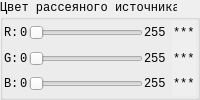
               <widget class="QGroupBox" name="groupBox_IlluminantAbsentedColor">
                <property name="font">
                 <font>
                  <family>Consolas</family>
                 </font>
                </property>
                <property name="title">
                 <string>Цвет рассеяного источника</string>
                </property>
                <layout class="QHBoxLayout" name="horizontalLayout_27">
                 <property name="leftMargin">
                  <number>1</number>
                 </property>
                 <property name="topMargin">
                  <number>1</number>
                 </property>
                 <property name="rightMargin">
                  <number>1</number>
                 </property>
                 <property name="bottomMargin">
                  <number>1</number>
                 </property>
                 <item>
                  <layout class="QVBoxLayout" name="verticalLayout_20">
                   <property name="spacing">
                    <number>1</number>
                   </property>
                   <item>
                    <layout class="QHBoxLayout" name="horizontalLayout_28">
                     <item>
                      <widget class="QLabel" name="label_R_Abs">
                       <property name="font">
                        <font>
                         <family>Consolas</family>
                        </font>
                       </property>
                       <property name="text">
                        <string>R:</string>
                       </property>
                      </widget>
                     </item>
                     <item>
                      <widget class="QLabel" name="label_46">
                       <property name="font">
                        <font>
                         <family>Consolas</family>
                        </font>
                       </property>
                       <property name="text">
                        <string>0</string>
                       </property>
                      </widget>
                     </item>
                     <item>
                      <widget class="QSlider" name="slider_R_Abs">
                       <property name="font">
                        <font>
                         <family>Consolas</family>
                        </font>
                       </property>
                       <property name="maximum">
                        <number>255</number>
                       </property>
                       <property name="orientation">
                        <enum>Qt::Horizontal</enum>
                       </property>
                      </widget>
                     </item>
                     <item>
                      <widget class="QLabel" name="label_47">
                       <property name="font">
                        <font>
                         <family>Consolas</family>
                        </font>
                       </property>
                       <property name="text">
                        <string>255</string>
                       </property>
                      </widget>
                     </item>
                    </layout>
                   </item>
                   <item>
                    <layout class="QHBoxLayout" name="horizontalLayout_29">
                     <item>
                      <widget class="QLabel" name="label_G_Abs">
                       <property name="font">
                        <font>
                         <family>Consolas</family>
                        </font>
                       </property>
                       <property name="text">
                        <string>G:</string>
                       </property>
                      </widget>
                     </item>
                     <item>
                      <widget class="QLabel" name="label_48">
                       <property name="font">
                        <font>
                         <family>Consolas</family>
                        </font>
                       </property>
                       <property name="text">
                        <string>0</string>
                       </property>
                      </widget>
                     </item>
                     <item>
                      <widget class="QSlider" name="slider_G_Abs">
                       <property name="font">
                        <font>
                         <family>Consolas</family>
                        </font>
                       </property>
                       <property name="maximum">
                        <number>255</number>
                       </property>
                       <property name="orientation">
                        <enum>Qt::Horizontal</enum>
                       </property>
                      </widget>
                     </item>
                     <item>
                      <widget class="QLabel" name="label_49">
                       <property name="font">
                        <font>
                         <family>Consolas</family>
                        </font>
                       </property>
                       <property name="text">
                        <string>255</string>
                       </property>
                      </widget>
                     </item>
                    </layout>
                   </item>
                   <item>
                    <layout class="QHBoxLayout" name="horizontalLayout_30">
                     <item>
                      <widget class="QLabel" name="label_B_Abs">
                       <property name="font">
                        <font>
                         <family>Consolas</family>
                        </font>
                       </property>
                       <property name="text">
                        <string>B:</string>
                       </property>
                      </widget>
                     </item>
                     <item>
                      <widget class="QLabel" name="label_50">
                       <property name="font">
                        <font>
                         <family>Consolas</family>
                        </font>
                       </property>
                       <property name="text">
                        <string>0</string>
                       </property>
                      </widget>
                     </item>
                     <item>
                      <widget class="QSlider" name="slider_B_Abs">
                       <property name="font">
                        <font>
                         <family>Consolas</family>
                        </font>
                       </property>
                       <property name="maximum">
                        <number>255</number>
                       </property>
                       <property name="orientation">
                        <enum>Qt::Horizontal</enum>
                       </property>
                      </widget>
                     </item>
                     <item>
                      <widget class="QLabel" name="label_51">
                       <property name="font">
                        <font>
                         <family>Consolas</family>
                        </font>
                       </property>
                       <property name="text">
                        <string>255</string>
                       </property>
                      </widget>
                     </item>
                    </layout>
                   </item>
                  </layout>
                 </item>
                 <item>
                  <widget class="QWidget" name="widget_IlluminantAbsentColor" native="true">
                   <property name="font">
                    <font>
                     <family>Consolas</family>
                    </font>
                   </property>
                   <property name="autoFillBackground">
                    <bool>true</bool>
                   </property>
                   <layout class="QVBoxLayout" name="verticalLayout_21">
                    <property name="spacing">
                     <number>1</number>
                    </property>
                    <property name="leftMargin">
                     <number>1</number>
                    </property>
                    <property name="topMargin">
                     <number>0</number>
                    </property>
                    <property name="rightMargin">
                     <number>1</number>
                    </property>
                    <property name="bottomMargin">
                     <number>0</number>
                    </property>
                    <item>
                     <widget class="QLabel" name="value_R_Abs">
                      <property name="font">
                       <font>
                        <family>Consolas</family>
                       </font>
                      </property>
                      <property name="text">
                       <string>***</string>
                      </property>
                      <property name="margin">
                       <number>1</number>
                      </property>
                     </widget>
                    </item>
                    <item>
                     <widget class="QLabel" name="value_G_Abs">
                      <property name="font">
                       <font>
                        <family>Consolas</family>
                       </font>
                      </property>
                      <property name="text">
                       <string>***</string>
                      </property>
                      <property name="margin">
                       <number>1</number>
                      </property>
                     </widget>
                    </item>
                    <item>
                     <widget class="QLabel" name="value_B_Abs">
                      <property name="font">
                       <font>
                        <family>Consolas</family>
                       </font>
                      </property>
                      <property name="text">
                       <string>***</string>
                      </property>
                      <property name="margin">
                       <number>1</number>
                      </property>
                     </widget>
                    </item>
                   </layout>
                  </widget>
                 </item>
                </layout>
               </widget>
